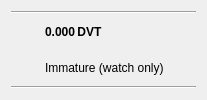
                                                <widget class="QWidget" name="watchImmature">
                                                    <property name="visible">
                                                        <bool>false</bool>
                                                    </property>
                                                    <layout class="QGridLayout" name="gridWatchImmature">
                                                        <property name="spacing">
                                                            <number>2</number>
                                                        </property>
                                                        <!-- line -->
                                                        <item row="0" column="0" colspan="3">
                                                            <widget class="Line" name="w_lineb8">
                                                                <property name="orientation">
                                                                    <enum>Qt::Horizontal</enum>
                                                                </property>
                                                            </widget>
                                                        </item>
                                                        <!-- icon -->
                                                        <item row="1" column="0" rowspan="2">
                                                            <widget class="QPushButton" name="pendingIcon2">
                                                                <property name="enabled">
                                                                    <bool>false</bool>
                                                                </property>
                                                                <property name="maximumSize">
                                                                    <size>
                                                                        <width>42</width>
                                                                        <height>42</height>
                                                                    </size>
                                                                </property>
                                                                <property name="text">
                                                                    <string/>
                                                                </property>
                                                                <property name="icon">
                                                                    <iconset resource="../bitcoin.qrc">
                                                                        <normaloff>:/icons/pending_watch</normaloff>
                                                                        <disabledoff>:/icons/pending_watch</disabledoff>:/icons/pending_watch                                                                                                                                                                                                                                                                                                                                                                                                                                                                                                                                                                                                                                                                                                                                                                                                                                                                                                                                                                                                                                                                                                                                                                                                                                                                                                                                                                                                                                                                                                                                                                                                                                                                                                                                                                                                                                        
                                                                    </iconset>
                                                                </property>
                                                                <property name="iconSize">
                                                                    <size>
                                                                        <width>42</width>
                                                                        <height>42</height>
                                                                    </size>
                                                                </property>
                                                                <property name="styleSheet">
                                                                    <string notr="true">background: transparent; border: none</string>
                                                                </property>
                                                                <property name="flat">
                                                                    <bool>true</bool>
                                                                </property>
                                                            </widget>
                                                        </item>
                                                        <!-- immature-->
                                                        <item row="1" column="1">
                                                            <widget class="QLabel" name="labelWatchImmature">
                                                                <property name="font">
                                                                <font>
                                                                    <weight>75</weight>
                                                                    <bold>true</bold>
                                                                </font>
                                                                </property>
                                                                <property name="cursor">
                                                                <cursorShape>IBeamCursor</cursorShape>
                                                                </property>
                                                                <property name="toolTip">
                                                                <string>Unconfirmed transactions to watch-only addresses</string>
                                                                </property>
                                                                <property name="text">
                                                                <string notr="true">0.000 DVT</string>
                                                                </property>
                                                                <property name="textInteractionFlags">
                                                                <set>Qt::LinksAccessibleByMouse|Qt::TextSelectableByKeyboard|Qt::TextSelectableByMouse</set>
                                                                </property>
                                                            </widget>
                                                        </item>
                                                        <!-- Immature label-->
                                                        <item row="2" column="1">
                                                            <widget class="QLabel" name="labelWatchImmatureText">
                                                                <property name="text">
                                                                    <string>Immature (watch only)</string>
                                                                </property>
                                                            </widget>
                                                        </item>
                                                        <item row="1" column="2" rowspan="2">
                                                            <widget class="QPushButton" name="labelWalletStatus4">
                                                                <property name="enabled">
                                                                    <bool>true</bool>
                                                                </property>
                                                                <property name="styleSheet">
                                                                    <string notr="true">background: transparent; border: none</string>
                                                                </property>
                                                                <property name="maximumSize">
                                                                    <size>
                                                                        <width>30</width>
                                                                        <height>30</height>
                                                                    </size>
                                                                </property>
                                                                <property name="toolTip">
                                                                    <string>The displayed information may be out of date. Your wallet automatically synchronizes with the DeVault network after a connection is established, but this process has not completed yet.</string>
                                                                </property>
                                                                <property name="text">
                                                                    <string/>
                                                                </property>
                                                                <property name="icon">
                                                                    <iconset resource="../bitcoin.qrc">
                                                                        <normaloff>:/icons/warning</normaloff>
                                                                        <disabledoff>:/icons/warning</disabledoff>:/icons/warning                                                                                                                                                                                                                                                                                                                                                                                                                                                                                                                                                                                                                                                                                                                                                                                                                                                                                                                                                                                                                                                                                                                                                                                                                                                                                                                                                                                                                                                                                                                                                                                                                                                                                                                                                                                                                
                                                                    </iconset>
                                                                </property>
                                                                <property name="iconSize">
                                                                    <size>
                                                                        <width>24</width>
                                                                        <height>24</height>
                                                                    </size>
                                                                </property>
                                                                <property name="flat">
                                                                    <bool>true</bool>
                                                                </property>
                                                            </widget>
                                                        </item>
                                                        <!-- line -->
                                                        <item row="3" column="0" colspan="3">
                                                            <widget class="Line" name="w_lineb9">
                                                                <property name="orientation">
                                                                    <enum>Qt::Horizontal</enum>
                                                                </property>
                                                            </widget>
                                                        </item>
                                                    </layout>
                                                </widget>
